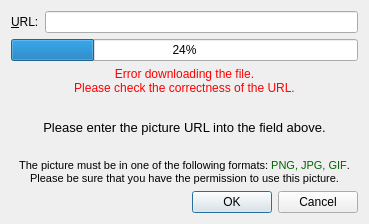
<?xml version="1.0" encoding="UTF-8"?>
<ui version="4.0">
 <class>Patients::UrlPhotoDialog</class>
 <widget class="QDialog" name="Patients::UrlPhotoDialog">
  <property name="geometry">
   <rect>
    <x>0</x>
    <y>0</y>
    <width>369</width>
    <height>224</height>
   </rect>
  </property>
  <property name="windowTitle">
   <string>Dialog</string>
  </property>
  <layout class="QVBoxLayout" name="verticalLayout">
   <item>
    <layout class="QHBoxLayout" name="horizontalLayout">
     <item>
      <widget class="QLabel" name="urlLabel">
       <property name="text">
        <string>&amp;URL:</string>
       </property>
       <property name="buddy">
        <cstring>urlEdit</cstring>
       </property>
      </widget>
     </item>
     <item>
      <widget class="QLineEdit" name="urlEdit"/>
     </item>
    </layout>
   </item>
   <item>
    <widget class="QProgressBar" name="progressBar">
     <property name="value">
      <number>24</number>
     </property>
    </widget>
   </item>
   <item>
    <widget class="QLabel" name="errorLabel">
     <property name="styleSheet">
      <string notr="true">color: rgb(255, 0, 0)</string>
     </property>
     <property name="text">
      <string>&lt;html&gt;&lt;head/&gt;&lt;body&gt;&lt;p&gt;Error downloading the file.&lt;br/&gt;Please check the correctness of the URL.&lt;/p&gt;&lt;/body&gt;&lt;/html&gt;</string>
     </property>
     <property name="alignment">
      <set>Qt::AlignCenter</set>
     </property>
    </widget>
   </item>
   <item>
    <widget class="QLabel" name="photoLabel">
     <property name="sizePolicy">
      <sizepolicy hsizetype="Expanding" vsizetype="Expanding">
       <horstretch>0</horstretch>
       <verstretch>0</verstretch>
      </sizepolicy>
     </property>
     <property name="font">
      <font>
       <pointsize>10</pointsize>
      </font>
     </property>
     <property name="text">
      <string notr="true">Please enter the picture URL into the field above.</string>
     </property>
     <property name="alignment">
      <set>Qt::AlignCenter</set>
     </property>
     <property name="wordWrap">
      <bool>true</bool>
     </property>
     <property name="margin">
      <number>10</number>
     </property>
     <property name="textInteractionFlags">
      <set>Qt::NoTextInteraction</set>
     </property>
    </widget>
   </item>
   <item>
    <widget class="QLabel" name="legalLabel">
     <property name="font">
      <font>
       <pointsize>8</pointsize>
      </font>
     </property>
     <property name="text">
      <string>&lt;html&gt;&lt;head/&gt;&lt;body&gt;&lt;p&gt;The picture must be in one of the following formats: &lt;span style=&quot; color:#006400;&quot;&gt;PNG, JPG, GIF&lt;/span&gt;.&lt;br/&gt;Please be sure that you have the permission to use this picture.&lt;/p&gt;&lt;/body&gt;&lt;/html&gt;</string>
     </property>
     <property name="alignment">
      <set>Qt::AlignCenter</set>
     </property>
     <property name="wordWrap">
      <bool>true</bool>
     </property>
    </widget>
   </item>
   <item>
    <widget class="QDialogButtonBox" name="buttonBox">
     <property name="orientation">
      <enum>Qt::Horizontal</enum>
     </property>
     <property name="standardButtons">
      <set>QDialogButtonBox::Cancel|QDialogButtonBox::Ok</set>
     </property>
    </widget>
   </item>
  </layout>
 </widget>
 <tabstops>
  <tabstop>urlEdit</tabstop>
  <tabstop>buttonBox</tabstop>
 </tabstops>
 <resources/>
 <connections>
  <connection>
   <sender>buttonBox</sender>
   <signal>accepted()</signal>
   <receiver>Patients::UrlPhotoDialog</receiver>
   <slot>accept()</slot>
   <hints>
    <hint type="sourcelabel">
     <x>222</x>
     <y>179</y>
    </hint>
    <hint type="destinationlabel">
     <x>157</x>
     <y>193</y>
    </hint>
   </hints>
  </connection>
  <connection>
   <sender>buttonBox</sender>
   <signal>rejected()</signal>
   <receiver>Patients::UrlPhotoDialog</receiver>
   <slot>reject()</slot>
   <hints>
    <hint type="sourcelabel">
     <x>290</x>
     <y>185</y>
    </hint>
    <hint type="destinationlabel">
     <x>286</x>
     <y>193</y>
    </hint>
   </hints>
  </connection>
 </connections>
</ui>
